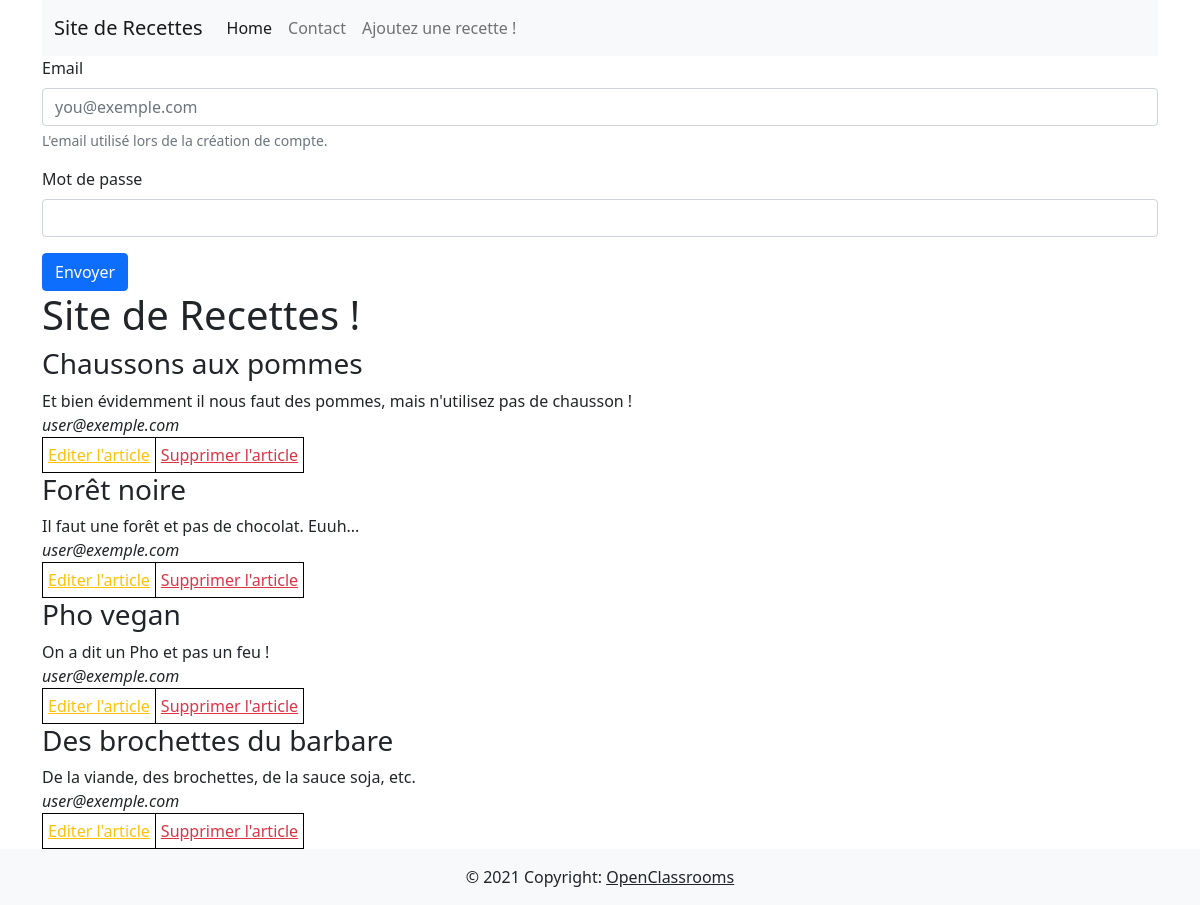
The app's page /crud/home.php with its own data.
### tables this page shows
CREATE TABLE `recipes` (
  `recipe_id` int(11) NOT NULL,
  `title` varchar(128) NOT NULL,
  `recipe` text NOT NULL,
  `author` varchar(512) NOT NULL,
  `is_enabled` tinyint(1) NOT NULL
);

### crud/variables.php (called while the page is built, shortened)
<?php
try {
    $mysqlClient = new PDO(
        'mysql:host=localhost;dbname=we_love_food;charset=utf8',
        'root',
        ''
    );
} catch (Exception $e) {
    die('Erreur : ' . $e->getMessage());
}
$recipesStatement = $mysqlClient->prepare("SELECT * FROM recipes;");
$recipesStatement->execute();
$recipes = $recipesStatement->fetchAll();
if(isset($_GET['limit']) && is_numeric($_GET['limit'])) {
    $limit = (int) $_GET['limit'];
} else {
    $limit = 100;
}

### crud/functions.php (called while the page is built, shortened)
<?php
function get_recipes(array $recipes, int $limit) : array
{
    $valid_recipes = [];
    $counter = 0;
    foreach($recipes as $recipe) {
        if ($recipe['is_enabled']) {
            $valid_recipes[] = $recipe;
        }
    }
    return $valid_recipes;
}

### crud/home.php (the view, shortened to what this page needs)
<!DOCTYPE html>
<html>
<head>
    <link
        href="https://cdn.jsdelivr.net/npm/bootstrap@5.0.2/dist/css/bootstrap.min.css"
        rel="stylesheet"
    >
</head>
<body class="d-flex flex-column min-vh-100">
    <div class="container">
    <?php include_once('header.php'); ?>
    <?php include_once('login.php'); ?>
        <h1>Site de Recettes !</h1>
        <?php foreach(get_recipes($recipes, $limit) as $recipe) : ?>
            <article>
                <h3><?php echo $recipe['title']; ?></h3>
                <div><?php echo $recipe['recipe']; ?></div>
                <i><?php echo $recipe['author']; ?></i>
                <table>
                    <tbody>
                        <td style="border: 1px solid black; padding: 5px;">
                            <a class="text-warning" href="update.php?id=<?= $recipe['recipe_id'] ?>">Editer l'article</a>
                        </td>
                        <td style="border: 1px solid black; padding: 5px;">
                            <a class="text-danger" href="delete.php?id=<?= $recipe['recipe_id'] ?>">Supprimer l'article</a>
                        </td>
                    </tbody>
                </table>
            </article>
        <?php endforeach ?>
    </div>
    <?php include_once('footer.php'); ?>
</body>
</html>

### crud/header.php (shortened to what this page needs)
<?php
    include_once('variables.php');
    include_once('functions.php');
?>
<nav class="navbar navbar-expand-lg navbar-light bg-light">
  <div class="container-fluid">
    <a class="navbar-brand" href="home.php">Site de Recettes</a>
    <div class="collapse navbar-collapse" id="navbarSupportedContent">
      <ul class="navbar-nav me-auto mb-2 mb-lg-0">
        <li class="nav-item">
          <a class="nav-link active" aria-current="page" href="home.php">Home</a>
        </li>
        <li class="nav-item">
          <a class="nav-link" href="contact.php">Contact</a>
        </li>
        <li class="nav-item">
          <a class="nav-link" href="create.php">Ajoutez une recette !</a>
        </li>
      </ul>
    </div>
  </div>
</nav>

### crud/login.php (shortened to what this page needs)
<?php if(!isset($_SESSION['LOGGED_USER'])): ?>
<form action="home.php" method="post">
    <div class="mb-3">
        <label for="email" class="form-label">Email</label>
        <input type="email" class="form-control" id="email" name="email" aria-describedby="email-help" placeholder="you@exemple.com">
        <div id="email-help" class="form-text">L'email utilisé lors de la création de compte.</div>
    </div>
    <div class="mb-3">
        <label for="password" class="form-label">Mot de passe</label>
        <input type="password" class="form-control" id="password" name="password">
    </div>
    <button type="submit" class="btn btn-primary">Envoyer</button>
</form>
<?php endif; ?>

### crud/footer.php
<footer class="bg-light text-center text-lg-start mt-auto">
  <div class="text-center p-3">
    © 2021 Copyright:
    <a class="text-dark" href="https://openclassrooms.com/">OpenClassrooms</a>
  </div>
</footer>

### records on screen
recipes: title "Chaussons aux pommes", recipe "Et bien évidemment il nous faut des pommes, mais n'utilisez pas de chausson !", author "user@exemple.com"
recipes: title "Forêt noire", recipe "Il faut une forêt et pas de chocolat. Euuh...", author "user@exemple.com"
recipes: title "Pho vegan", recipe "On a dit un Pho et pas un feu !", author "user@exemple.com"
recipes: title "Des brochettes du barbare", recipe "De la viande, des brochettes, de la sauce soja, etc.", author "user@exemple.com"
